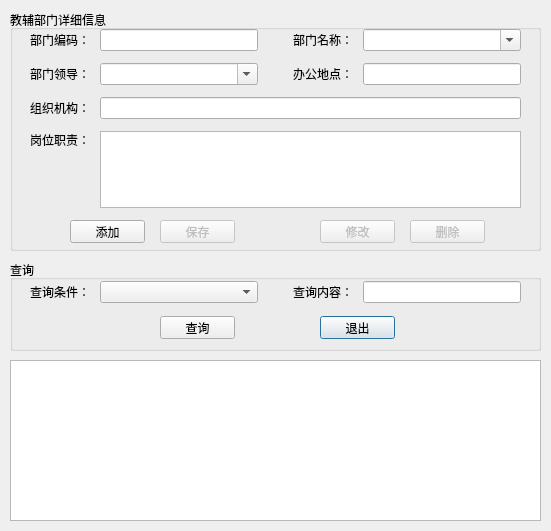
<?xml version="1.0" encoding="UTF-8"?>
<ui version="4.0">
 <class>AuxiliaryDialog</class>
 <widget class="QDialog" name="AuxiliaryDialog">
  <property name="geometry">
   <rect>
    <x>0</x>
    <y>0</y>
    <width>551</width>
    <height>531</height>
   </rect>
  </property>
  <property name="minimumSize">
   <size>
    <width>551</width>
    <height>531</height>
   </size>
  </property>
  <property name="maximumSize">
   <size>
    <width>551</width>
    <height>531</height>
   </size>
  </property>
  <property name="windowTitle">
   <string>教辅部门</string>
  </property>
  <widget class="QGroupBox" name="box_auxiliary">
   <property name="geometry">
    <rect>
     <x>10</x>
     <y>10</y>
     <width>531</width>
     <height>241</height>
    </rect>
   </property>
   <property name="title">
    <string>教辅部门详细信息</string>
   </property>
   <widget class="QWidget" name="verticalLayoutWidget">
    <property name="geometry">
     <rect>
      <x>10</x>
      <y>14</y>
      <width>511</width>
      <height>189</height>
     </rect>
    </property>
    <layout class="QVBoxLayout" name="verticalLayout">
     <property name="spacing">
      <number>12</number>
     </property>
     <property name="leftMargin">
      <number>10</number>
     </property>
     <property name="topMargin">
      <number>5</number>
     </property>
     <property name="rightMargin">
      <number>10</number>
     </property>
     <property name="bottomMargin">
      <number>5</number>
     </property>
     <item>
      <layout class="QHBoxLayout" name="horizontalLayout_5">
       <property name="spacing">
        <number>35</number>
       </property>
       <item>
        <layout class="QHBoxLayout" name="horizontalLayout" stretch="1,3">
         <property name="spacing">
          <number>10</number>
         </property>
         <item>
          <widget class="QLabel" name="label_code">
           <property name="text">
            <string>部门编码：</string>
           </property>
           <property name="alignment">
            <set>Qt::AlignRight|Qt::AlignTrailing|Qt::AlignVCenter</set>
           </property>
          </widget>
         </item>
         <item>
          <widget class="QLineEdit" name="edit_code">
           <property name="maxLength">
            <number>20</number>
           </property>
          </widget>
         </item>
        </layout>
       </item>
       <item>
        <layout class="QHBoxLayout" name="horizontalLayout_2" stretch="1,3">
         <property name="spacing">
          <number>10</number>
         </property>
         <item>
          <widget class="QLabel" name="label_name">
           <property name="text">
            <string>部门名称：</string>
           </property>
           <property name="alignment">
            <set>Qt::AlignRight|Qt::AlignTrailing|Qt::AlignVCenter</set>
           </property>
          </widget>
         </item>
         <item>
          <widget class="QComboBox" name="combo_name">
           <property name="editable">
            <bool>true</bool>
           </property>
          </widget>
         </item>
        </layout>
       </item>
      </layout>
     </item>
     <item>
      <layout class="QHBoxLayout" name="horizontalLayout_8">
       <property name="spacing">
        <number>35</number>
       </property>
       <item>
        <layout class="QHBoxLayout" name="horizontalLayout_3" stretch="1,3">
         <property name="spacing">
          <number>10</number>
         </property>
         <item>
          <widget class="QLabel" name="label_leader">
           <property name="text">
            <string>部门领导：</string>
           </property>
           <property name="alignment">
            <set>Qt::AlignRight|Qt::AlignTrailing|Qt::AlignVCenter</set>
           </property>
          </widget>
         </item>
         <item>
          <widget class="QComboBox" name="combo_leader">
           <property name="editable">
            <bool>true</bool>
           </property>
          </widget>
         </item>
        </layout>
       </item>
       <item>
        <layout class="QHBoxLayout" name="horizontalLayout_4" stretch="1,3">
         <property name="spacing">
          <number>10</number>
         </property>
         <item>
          <widget class="QLabel" name="label_location">
           <property name="text">
            <string>办公地点：</string>
           </property>
           <property name="alignment">
            <set>Qt::AlignRight|Qt::AlignTrailing|Qt::AlignVCenter</set>
           </property>
          </widget>
         </item>
         <item>
          <widget class="QLineEdit" name="edit_location">
           <property name="maxLength">
            <number>100</number>
           </property>
          </widget>
         </item>
        </layout>
       </item>
      </layout>
     </item>
     <item>
      <layout class="QHBoxLayout" name="horizontalLayout_6" stretch="0,0">
       <property name="spacing">
        <number>10</number>
       </property>
       <item>
        <widget class="QLabel" name="label_setting">
         <property name="text">
          <string>组织机构：</string>
         </property>
         <property name="alignment">
          <set>Qt::AlignRight|Qt::AlignTrailing|Qt::AlignVCenter</set>
         </property>
        </widget>
       </item>
       <item>
        <widget class="QLineEdit" name="edit_setting">
         <property name="maxLength">
          <number>255</number>
         </property>
        </widget>
       </item>
      </layout>
     </item>
     <item>
      <layout class="QHBoxLayout" name="horizontalLayout_7" stretch="0,0">
       <property name="spacing">
        <number>10</number>
       </property>
       <item>
        <widget class="QLabel" name="label_duty">
         <property name="text">
          <string>岗位职责：</string>
         </property>
         <property name="alignment">
          <set>Qt::AlignRight|Qt::AlignTop|Qt::AlignTrailing</set>
         </property>
        </widget>
       </item>
       <item>
        <widget class="QPlainTextEdit" name="edit_duty"/>
       </item>
      </layout>
     </item>
    </layout>
   </widget>
   <widget class="QPushButton" name="btn_add">
    <property name="geometry">
     <rect>
      <x>60</x>
      <y>210</y>
      <width>75</width>
      <height>23</height>
     </rect>
    </property>
    <property name="text">
     <string>添加</string>
    </property>
   </widget>
   <widget class="QPushButton" name="btn_save">
    <property name="enabled">
     <bool>false</bool>
    </property>
    <property name="geometry">
     <rect>
      <x>150</x>
      <y>210</y>
      <width>75</width>
      <height>23</height>
     </rect>
    </property>
    <property name="text">
     <string>保存</string>
    </property>
   </widget>
   <widget class="QPushButton" name="btn_update">
    <property name="enabled">
     <bool>false</bool>
    </property>
    <property name="geometry">
     <rect>
      <x>310</x>
      <y>210</y>
      <width>75</width>
      <height>23</height>
     </rect>
    </property>
    <property name="text">
     <string>修改</string>
    </property>
   </widget>
   <widget class="QPushButton" name="btn_delete">
    <property name="enabled">
     <bool>false</bool>
    </property>
    <property name="geometry">
     <rect>
      <x>400</x>
      <y>210</y>
      <width>75</width>
      <height>23</height>
     </rect>
    </property>
    <property name="text">
     <string>删除</string>
    </property>
   </widget>
  </widget>
  <widget class="QGroupBox" name="box_select">
   <property name="geometry">
    <rect>
     <x>10</x>
     <y>260</y>
     <width>531</width>
     <height>91</height>
    </rect>
   </property>
   <property name="title">
    <string>查询</string>
   </property>
   <widget class="QWidget" name="horizontalLayoutWidget_9">
    <property name="geometry">
     <rect>
      <x>20</x>
      <y>20</y>
      <width>491</width>
      <height>24</height>
     </rect>
    </property>
    <layout class="QHBoxLayout" name="horizontalLayout_9">
     <property name="spacing">
      <number>35</number>
     </property>
     <item>
      <layout class="QHBoxLayout" name="horizontalLayout_10" stretch="1,3">
       <property name="spacing">
        <number>10</number>
       </property>
       <item>
        <widget class="QLabel" name="label_condition">
         <property name="text">
          <string>查询条件：</string>
         </property>
         <property name="alignment">
          <set>Qt::AlignRight|Qt::AlignTrailing|Qt::AlignVCenter</set>
         </property>
        </widget>
       </item>
       <item>
        <widget class="QComboBox" name="combo_condition">
         <property name="editable">
          <bool>false</bool>
         </property>
        </widget>
       </item>
      </layout>
     </item>
     <item>
      <layout class="QHBoxLayout" name="horizontalLayout_11" stretch="1,3">
       <property name="spacing">
        <number>10</number>
       </property>
       <item>
        <widget class="QLabel" name="label_content">
         <property name="text">
          <string>查询内容：</string>
         </property>
         <property name="alignment">
          <set>Qt::AlignRight|Qt::AlignTrailing|Qt::AlignVCenter</set>
         </property>
        </widget>
       </item>
       <item>
        <widget class="QLineEdit" name="edit_content">
         <property name="maxLength">
          <number>255</number>
         </property>
        </widget>
       </item>
      </layout>
     </item>
    </layout>
   </widget>
   <widget class="QPushButton" name="btn_select">
    <property name="geometry">
     <rect>
      <x>150</x>
      <y>56</y>
      <width>75</width>
      <height>23</height>
     </rect>
    </property>
    <property name="text">
     <string>查询</string>
    </property>
   </widget>
   <widget class="QPushButton" name="btn_quit">
    <property name="geometry">
     <rect>
      <x>310</x>
      <y>56</y>
      <width>75</width>
      <height>23</height>
     </rect>
    </property>
    <property name="text">
     <string>退出</string>
    </property>
    <property name="default">
     <bool>true</bool>
    </property>
   </widget>
  </widget>
  <widget class="QTableView" name="list_auxiliary">
   <property name="geometry">
    <rect>
     <x>10</x>
     <y>360</y>
     <width>531</width>
     <height>161</height>
    </rect>
   </property>
   <property name="editTriggers">
    <set>QAbstractItemView::NoEditTriggers</set>
   </property>
   <property name="selectionMode">
    <enum>QAbstractItemView::SingleSelection</enum>
   </property>
   <property name="selectionBehavior">
    <enum>QAbstractItemView::SelectRows</enum>
   </property>
   <attribute name="horizontalHeaderStretchLastSection">
    <bool>true</bool>
   </attribute>
   <attribute name="verticalHeaderDefaultSectionSize">
    <number>25</number>
   </attribute>
   <attribute name="verticalHeaderMinimumSectionSize">
    <number>15</number>
   </attribute>
  </widget>
 </widget>
 <resources/>
 <connections>
  <connection>
   <sender>btn_quit</sender>
   <signal>clicked()</signal>
   <receiver>AuxiliaryDialog</receiver>
   <slot>close()</slot>
   <hints>
    <hint type="sourcelabel">
     <x>357</x>
     <y>327</y>
    </hint>
    <hint type="destinationlabel">
     <x>275</x>
     <y>265</y>
    </hint>
   </hints>
  </connection>
 </connections>
</ui>
